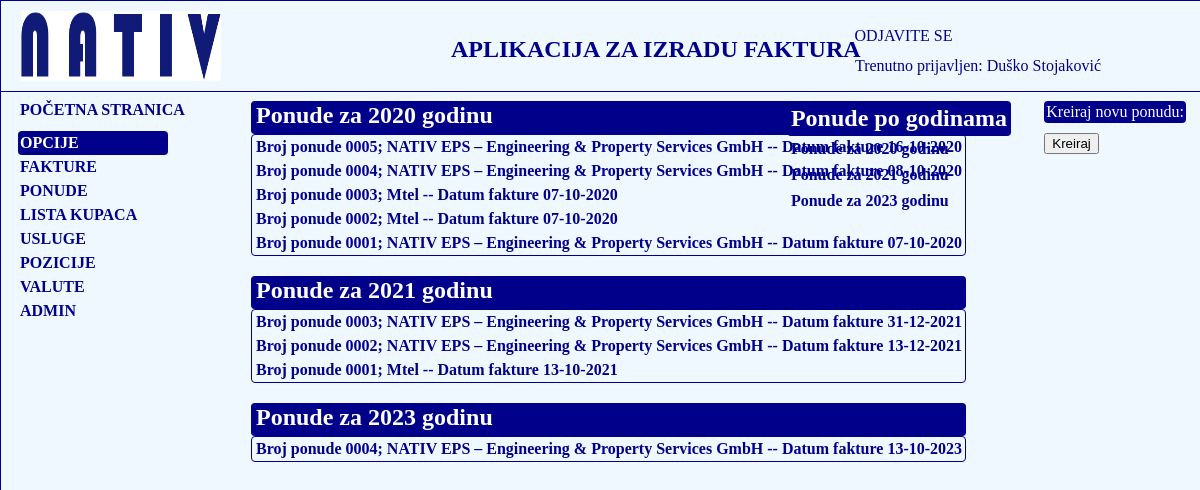
The page /fakture/lista_ponuda/ (signed in) on the database its author committed.
### fakture/models.py (models this page shows, shortened)
class Korisnik(AbstractBaseUser):
    email = models.EmailField(verbose_name="email", max_length=60, unique=True)
    username = models.CharField(max_length=30, unique=True)
    date_joined = models.DateTimeField(verbose_name='date joined', auto_now_add=True)
    last_login = models.DateTimeField(verbose_name='last login', auto_now=True)
    is_admin = models.BooleanField(default=False)
    is_active = models.BooleanField(default=True)
    is_staff = models.BooleanField(default=False)
    is_superuser = models.BooleanField(default=False)
    ime = models.CharField(max_length=50)
    prezime = models.CharField(max_length=50)
    ime_oca = models.CharField(max_length=50)
    godina_rodjenja = models.DateField(blank=True, null=True)
    mjesto_rodjenja = models.CharField(max_length=50)
    mjesto_prebivalista = models.CharField(max_length=50)
    adresa = models.CharField(max_length=50)
    postanski_broj = models.CharField(max_length=50)
    telefon = models.CharField(max_length=50)
    naziv_preduzeca =  models.CharField(max_length=250, blank=True, null=True)
    adresa_preduzeca = models.CharField(max_length=250, blank=True, null=True)
    mjesto_preduzeca = models.CharField(max_length=250, blank=True, null=True)
    postanski_broj_preduzeca = models.CharField(max_length=250, blank=True, null=True)
    IBAN =  models.CharField(max_length=250, blank=True, null=True,default='BA395620998146211620')
    SWIFT_BIC = models.CharField(max_length=50, blank=True, null=True, default='RAZBBA22')
    telefon_mobilni = models.CharField(max_length=50, blank=True, null=True)
    fax = models.CharField(max_length=50, blank=True, null=True)
    zvanje = models.CharField(max_length=150, blank=True, null=True)
    pozicija = models.CharField(max_length=150, blank=True, null=True)
    email_preduzeca = models.EmailField(verbose_name="Email preduzeca", max_length=60, unique=True, blank=True, null=True)
    web_stranica = models.URLField(blank=True, null=True)
    banka_racun =  models.CharField(max_length=150, blank=True, null=True)
    profilna_slika = models.ImageField(upload_to='slike', blank=True, null=True)
    IZBOR_DRZAVE = (
        ('Bosna i Hercegovina', 'Bosna i Hercegovina'),
        ('Germany', 'Germany'),
        ('Poland', 'Poland')
    )
    drzava = models.CharField(max_length=50, choices=IZBOR_DRZAVE, blank=True, null=True)
    USERNAME_FIELD = 'email'
    REQUIRED_FIELDS = ['username']
    objects = MyKorisnikManager()

class Ponuda(models.Model):
    broj_ponude = models.CharField(max_length=50, default='0001', help_text='Polje se automatski ispunjava')
    kupac = models.ForeignKey(Kupac, on_delete=models.CASCADE, help_text='Izaberite kupca iz padajućeg menija')
    drzava = models.CharField(max_length=100, blank=True, null=True)
    datum_ponude = models.DateField(default=timezone.now, help_text='Izaberite datum iz datumara')
    rok_placanja = models.DateField(default=timezone.now)
    INDETIFIKACIJSKI_BROJEVI = (
        ('210', '210'),
        ('220', '220'),
        ('230', '230'),
        ('240', '240'),
        ('300', '300'),
        ('400', '400'),
    )
    ident_brojevi = models.CharField(max_length=5, choices=INDETIFIKACIJSKI_BROJEVI, default='210', help_text='Izaberite identifikacijski broj iz padajućeg menija')
    REALIZACIJA = (
        ('P', 'Placeno'),
        ('NP', 'Nije placeno')
    )
    placeno = models.CharField(max_length=20, choices=REALIZACIJA, default='NP', verbose_name='Plaćeno', help_text='Izaberite opciju iz padajućeg menija')
    valuta = models.ForeignKey(Valute,  blank=True, default='BAM', on_delete=models.CASCADE)
    racun = models.CharField(max_length=20, default='RAČUN', blank=True, null=True)
    racun_njemacki = models.CharField(max_length=30, default='RECHNUNG', blank=True, null=True)
    avansno_uplaceno = models.DecimalField(max_digits=10, decimal_places=2, default=0.00, help_text='Devizno plaćanje upisati vrijednost u evrima', verbose_name='Avansno uplaćeno')
    nacin_placanja = models.CharField(max_length=100, blank=True, null=True, default='Žiro račun/Gotovinsko plaćanje')
    class Meta:
        ordering = ['-pk']

class Kupac(models.Model):
    ime = models.CharField(max_length=50)
    prezime = models.CharField(max_length=50)
    naziv_firme = models.CharField(max_length=100)
    email = models.EmailField(blank=True, null=True)
    lokacija_grad = models.CharField(max_length=50)
    adresa_kupca = models.CharField(max_length=150)
    postanski_broj = models.CharField(max_length=50)
    IZBOR_DRZAVE = (
        ('Bosna i Hercegovina', 'Bosna i Hercegovina'),
        ('Germany', 'Germany'),
        ('Poland', 'Poland')
    )
    drzava = models.CharField(max_length=50, choices=IZBOR_DRZAVE, null=True, blank=True)
    def __str__(self):
        return self.naziv_firme

### fakture/views.py (the view)
# urls.py: path('lista_ponuda/', views.PonudaLista.as_view(), name='ponuda-lista'),
class PonudaLista(LoginRequiredMixin, ListView):
    model = Ponuda
    template_name = 'fakture/ponuda_list.html'
    def get_context_data(self, *, object_list=None, **kwargs):
        context = super(PonudaLista, self).get_context_data(**kwargs)
        context['datum'] = Ponuda.objects.dates('datum_ponude', 'year')
        return context

### fakture/templates/fakture/ponuda_list.html (shortened to what this page needs)
{% extends 'fakture/base_nativ.html' %}
{% load static %}
{% block fakture %}
    {% if datum %}
    {% for d in datum %}
         <div class="fakture-lista-naslovna">
    <h2>Ponude za {{ d|date:'Y' }} godinu</h2>
    <ul>
    {% for p in ponuda_list  %}
          {% if d|date:'Y' == p.datum_ponude|date:'Y' %}
        <li><a href="{% url 'fakture:ponuda-skica' p.pk %}">Broj ponude {{ p.broj_ponude }}</a>;  {{ p.kupac }} -- Datum fakture {{ p.datum_ponude|date:'d-m-Y' }} </li>
        {% endif %}
    {% endfor %}
    </ul>
         </div>
    {% endfor %}
{% else %}
<h3>U bazi trenutno nema kreiranih ponuda!</h3>
{% endif %}
{% endblock %}
{% block fakture_godine %}
    {% if datum %}
        <div class="fakture-godine">
        <h2>Ponude po godinama</h2>
        {% for d in datum %}
        <p><a href="{% url 'fakture:ponude_po_godinama' d|date:'Y' %}">Ponude za {{ d|date:'Y' }} godinu</a></p>
        {% endfor %}
    </div>
{% endif %}
{% endblock %}
{% block faktura_button %}
    <div>
    <p>Kreiraj novu ponudu: </p>
    <form>
        <button formaction="{% url 'fakture:ponuda-create' %}">Kreiraj</button>
    </form>
    </div>
{% endblock %}

### fakture/templates/fakture/base_nativ.html (shortened to what this page needs)
<!DOCTYPE html>
{% load static %}
<html lang="en">
<head>
    <link rel="stylesheet" href="{% static 'css/base_nativ.css' %}">
</head>
<body>
<div class="glavni-nativ">
<header id="header">
    <div id="logo">
        <img src="{% static 'slike/logo_nativ.png' %}" alt="Slika Nativ logo">
    </div>
    <h2>APLIKACIJA ZA IZRADU FAKTURA</h2>
    <div id="login">
        {% if user.is_authenticated %}
            <p><a href="{% url 'logout' %}?next={{ request.path }}">ODJAVITE SE</a></p>
        {% else %}
            <p><a href="{% url 'login' %}?next={{ request.path }}">PRIJAVITE SE</a> </p>
        {% endif %}
    </div>
    <div class="trenutno-prijavljen">
        {% if user.is_authenticated %}
            <p>Trenutno prijavljen: {{ user.ime }} {{ user.prezime }}</p>
        {% else %}
            <p></p>
        {% endif %}
    </div>
</header>
<p id="pocetna"><a href="{% url 'fakture:index' %}">POČETNA STRANICA</a></p>
{% if user.is_authenticated %}
<div class="navigacija">
    <nav class="navigacija-sadrzaj">
        <ul>
            <li id="opcije">OPCIJE</li>
            <li><a href="{% url 'fakture:lista_fakturi' %}">FAKTURE</a></li>
            <li><a href="{% url 'fakture:ponuda-lista' %}">PONUDE</a></li>
            <li><a href="{% url 'fakture:lista-kupci' %}">LISTA KUPACA</a></li>
            <li><a href="{% url 'fakture:usluge-lista' %}">USLUGE</a></li>
            <li><a href="{% url 'fakture:usluge-lista' %}">POZICIJE</a></li>
             <li><a href="{% url 'fakture:kreiraj-valutu' %}">VALUTE</a></li>
            {% if user.is_superuser %}
            <li><a href="{% url 'admin:index' %}">ADMIN</a></li>
                {% endif %}
        </ul>
    </nav>
</div>
{% endif %}
<div class="fakture">{% block fakture %}{% endblock %}</div>
<div class="faktura-button">{% block faktura_button %}{% endblock %}</div>
<div class="fakture_godine">{% block fakture_godine %}{% endblock %}</div>
</div>
</body>
</html>

### fakture/static/css/base_nativ.css (style rules this page uses)
body { margin: 0; padding: 0; }
.glavni-nativ { position: absolute; margin: 0; width: 100%; height: 7500px; background-color: aliceblue; border: darkblue solid 1px; }
#header { position: absolute; height: 90px; width: 100%; border: darkblue solid 1px; border-top-width: 0; border-left-width: 0; border-right-width: 0; }
#logo { position: absolute; margin-top: 10px; margin-left: 20px; width: 200px; height: 70px; }
#logo img { width: 200px; height: 70px; margin: 0; }
#header h2 { position: absolute; top: 15px; left: 450px; color: darkblue; }
#login { position: absolute; top: 10px; right: 248.5px; }
#login a { text-decoration: none; color: darkblue; }
.trenutno-prijavljen { position: absolute; top: 40px; right: 100px; color: darkblue; }
.navigacija { position: absolute; height: auto; width: 150px; top: 130px; left: 17px; }
.navigacija-sadrzaj li { list-style: none; margin: 0; padding: 3px 0 3px 2px; text-align: left; color: darkblue; font-weight: bold; }
.navigacija-sadrzaj ul { display: block; margin: 0; padding: 0; }
.navigacija-sadrzaj a { text-decoration: none; color: darkblue; font-weight: bold; }
#opcije { background-color: darkblue; color: white; border-radius: 4px; }
#pocetna { position: absolute; height: auto; margin: 0; top: 100px; left: 19px; }
#pocetna a { text-decoration: none; color: darkblue; font-weight: bold; }
.fakture { position: absolute; top: 100px; left: 250px; color: darkblue; margin: 0; width: auto; }
.fakture-lista-naslovna { margin-bottom: 20px; }
.fakture-lista-naslovna h2 { margin: 0; padding: 0 0 5px 4px; background-color: darkblue; color: white; border: darkblue solid 1px; border-bottom: none; border-radius: 4px; }
.fakture-lista-naslovna ul { display: block; margin: 0; padding: 0; border: darkblue solid 1px; border-radius: 4px; }
.fakture-lista-naslovna a { text-decoration: none; color: darkblue; font-weight: bold; }
.fakture-lista-naslovna li { list-style: none; margin: 0; padding: 3px 3px 3px 4px; text-align: left; color: darkblue; font-weight: bold; }
.fakture_godine { position: absolute; top: 100px; right: 190px; }
.fakture_godine h2 { padding: 4px; background-color: darkblue; color: white; margin: 0; border-radius: 4px; }
.fakture_godine p { margin: 0; padding: 4px 4px 4px 4px; }
.fakture_godine a { text-decoration: none; color: darkblue; font-weight: bold; }
.faktura-button { position: absolute; top: 100px; right: 15px; }
.faktura-button p { margin: 0 0 10px 0; padding: 2px; background-color: darkblue; color: white; border-radius: 4px; }

### rows shown on the page
Korisnik: ime "Duško", prezime "Stojaković"
Ponuda: broj_ponude "0005", kupac "NATIV EPS – Engineering & Property Services GmbH", datum_ponude "16-10-2020"
Ponuda: broj_ponude "0004", kupac "NATIV EPS – Engineering & Property Services GmbH", datum_ponude "08-10-2020"
Ponuda: broj_ponude "0003", kupac "Mtel", datum_ponude "07-10-2020"
Ponuda: broj_ponude "0002", kupac "Mtel", datum_ponude "07-10-2020"
Ponuda: broj_ponude "0001", kupac "NATIV EPS – Engineering & Property Services GmbH", datum_ponude "07-10-2020"
Ponuda: broj_ponude "0003", kupac "NATIV EPS – Engineering & Property Services GmbH", datum_ponude "31-12-2021"
Ponuda: broj_ponude "0002", kupac "NATIV EPS – Engineering & Property Services GmbH", datum_ponude "13-12-2021"
Ponuda: broj_ponude "0001", kupac "Mtel", datum_ponude "13-10-2021"
Ponuda: broj_ponude "0004", kupac "NATIV EPS – Engineering & Property Services GmbH", datum_ponude "13-10-2023"

### other values the page prints
{{ d|date:'Y' }} "2020" "2021" "2023"
